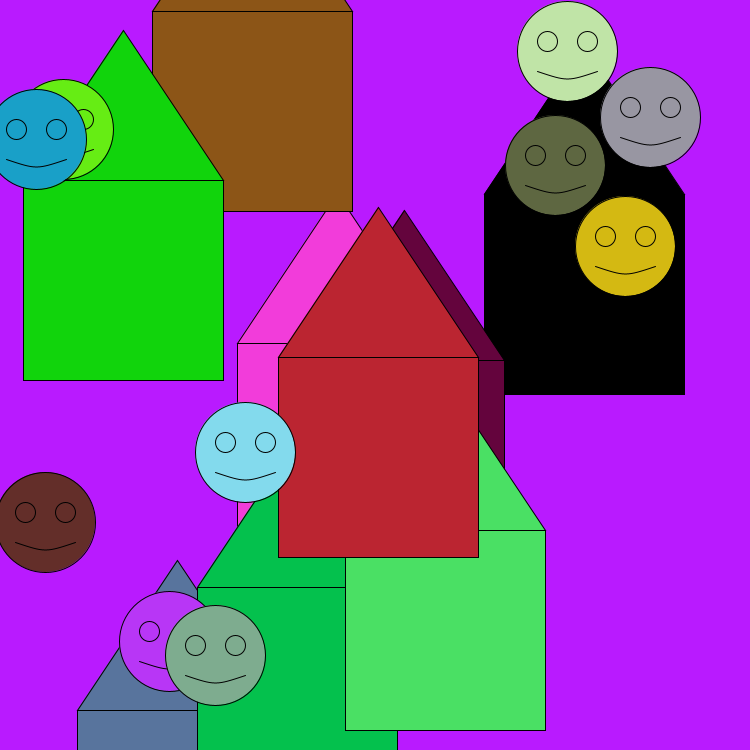
Frame 1 (no input)
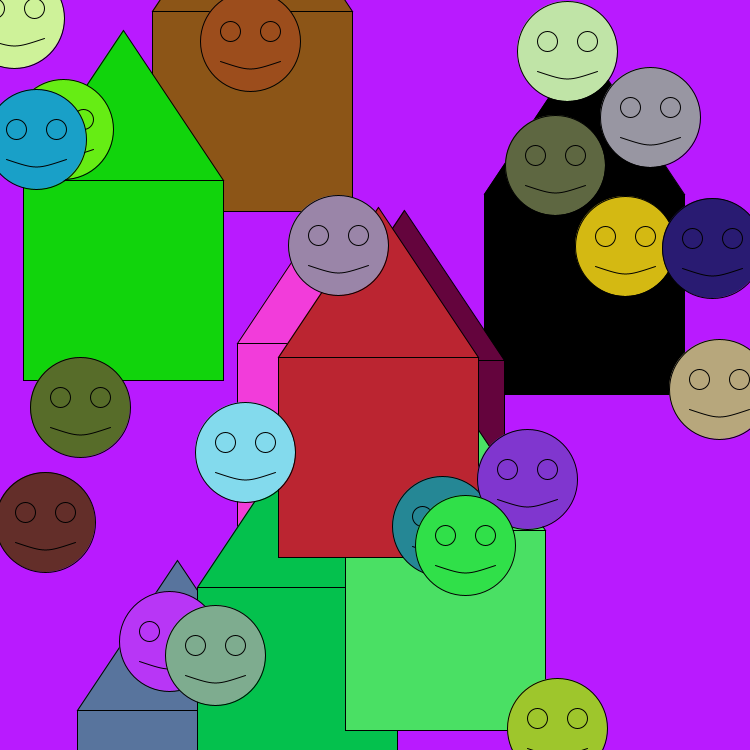
Frame 2 (the mouse pressed at the canvas centre, redrawn once)

The Processing sketch that drew these frames (run headless with seeded random() and noise(); the mouse was pressed at the canvas centre and the sketch redrawn once):

// Processing sketch: Quest4_Modulating_spells
// ── Quest4_Modulating_spells.pde
/* 
 Ryan Stander 447316
 */

int xHouse=250;
int yHouse=250;
int[] r= new int[10];
int[] x= new int[10];
int[] y= new int[10];
int i, a;
int col1, col2, col3;
color[] colour=new color[10];
Face face1, face2;
void setup() {
  size(750, 750);
  background(#B91AFF);
  makeHouse();
}
void draw() {
  noLoop();
  face1= new Face();
  for (i=0; i<10; i++) {
    colour[i]=color(random(255), random(255), random(255));
    x[i]=int(random(750));
    y[i]=int(random(750));
    face2=new Face(x[i], y[i], colour[i]);
  }
}
void makeHouse() {
  for (a=1; a<10; a=a+1) {
    fill(colour[1]);
    r[1]=(int)random(0, 750);
    xHouse=r[1];
    r[1]=(int)random(0, 750);
    yHouse=r[1];
    col1=(int)random(0, 255);
    col2=(int)random(0, 255);
    col3=(int)random(0, 255);
    colour[1]=color(col1, col2, col3);
    house();
  }
}



void house() {
  rect(xHouse, yHouse, 200, 200);
  triangle(xHouse+100, yHouse-150, xHouse, yHouse, xHouse+200, yHouse);
}

// ── Face.pde
class Face { 
  int xFace, yFace; 
  Face (int x, int y, color z) {  
    xFace = x; 
    yFace = y; 
    fill(z);
    ellipse(xFace, yFace, 100, 100); 
    ellipse(xFace-20, yFace-10, 20, 20);
    ellipse(xFace+20, yFace-10, 20, 20);
    bezier(xFace-30, yFace+20, xFace, yFace+30, xFace, yFace+30, xFace+30, yFace+20);
  } 
  Face() {
  }
} 
